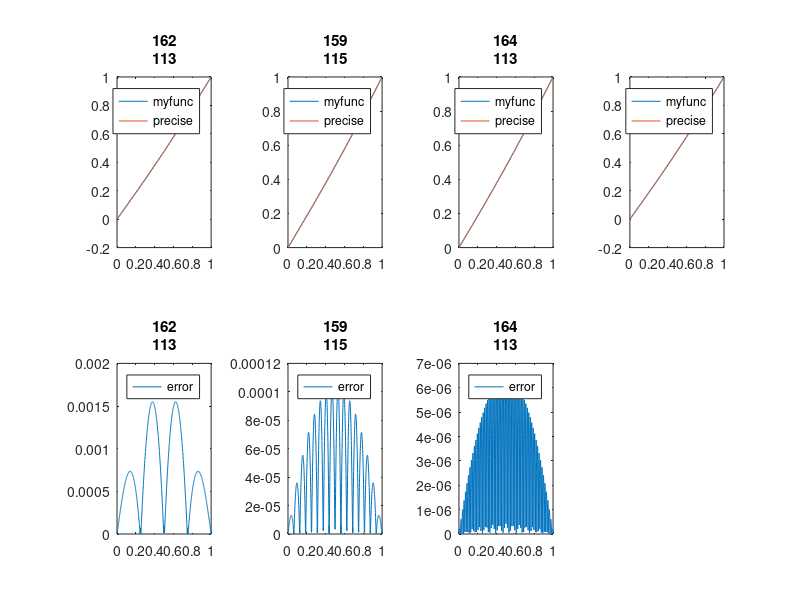

This figure's MATLAB source: (Note: this script raises an error after producing the figure.)
clear;
for j=1:4
    n = 4 ^ j;
    h = 1 / n;
    x = linspace(0, 1, n + 1);
    f=zeros(1,n+1); f(n+1)=1;
    for i=2:n
        x2=x(i+1); x1=x(i); x0=x(i-1);
        f1=@(x)(x-x0)/h.*x.^2;
        f2=@(x)(x2-x)/h.*x.^2;
        f(i)=integral(f1,x0,x1)+integral(f2,x1,x2);
    end
    A=diag([-ones(1,n-1)*1/h+1/6*h,0],-1)+diag([1,ones(1,n-1)*2/h+2/3*h,1])+diag([0,-ones(1,n-1)*1/h+1/6*h],1);
    u=A\f';
    x_display = linspace(0, 1, 1000);
    y_display = zeros(1, 1000);
    k = 2;
    for i = 1 : 1000
        if x_display(i) > x(k)
            k = k + 1;
        end
        y_display(i) = u(k) * (x_display(i) - x(k-1)) / h + u(k - 1) * (x(k) - x_display(i)) / h;
    end
    subplot(2, 4, j);
    plot(x_display, y_display);
    hold on;
    plot(x_display,x_display.^2+2-2/(exp(1)+1)*exp(x_display)-2/(exp(-1)+1)*exp(-x_display))
    hold off;
    legend("myfunc","precise");
    title("n="+num2str(n));
    subplot(2,4,j+4);
    plot(x_display,abs(x_display.^2+2-2/(exp(1)+1)*exp(x_display)-2/(exp(-1)+1)*exp(-x_display)-y_display));
    legend("error");
    title("n="+num2str(n));
end